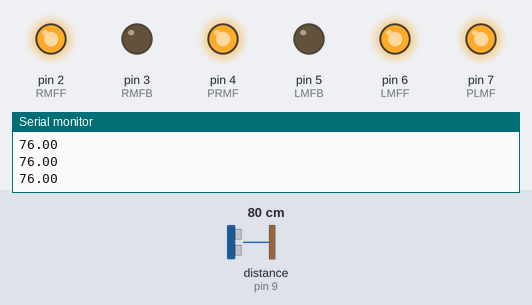
The sketch below on a simulated Arduino Uno, built with avr-gcc and run on an emulated ATmega328P. Shown: output pins drawn as LEDs (lit = HIGH), the last lines printed to the serial monitor. Wiring (inferred from the names in the program): ultrasonic range finder: trigger pin 8; echo pin 9. The inputs (shaded band) are chosen by the test bench; at power-on: distance to the obstacle (sensor on pin 9) 80 cm. The echo pulse lasts 58.3 µs per cm; pins used as bus, display or sensor lines are not drawn.

Above: at 1.2 s.
1.3 s: distance to the obstacle (sensor on pin 9) set to 14 cm
2.8 s: distance to the obstacle (sensor on pin 9) set to 11 cm
At 3.6 s:
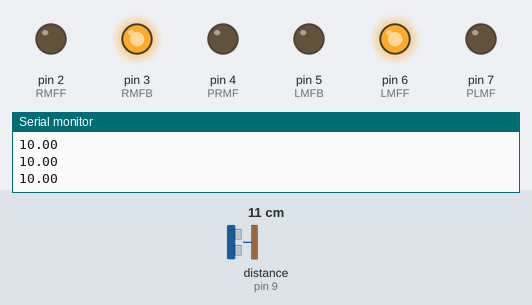
4.4 s: distance to the obstacle (sensor on pin 9) set to 18 cm
At 4.9 s:
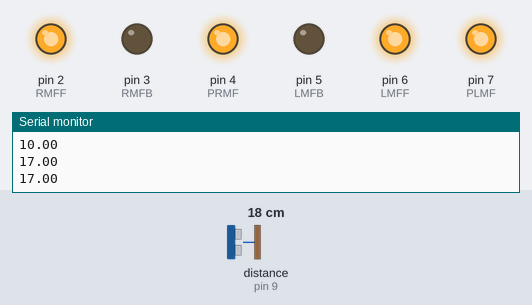
5.9 s: distance to the obstacle (sensor on pin 9) set to 2 cm
At 7.1 s:
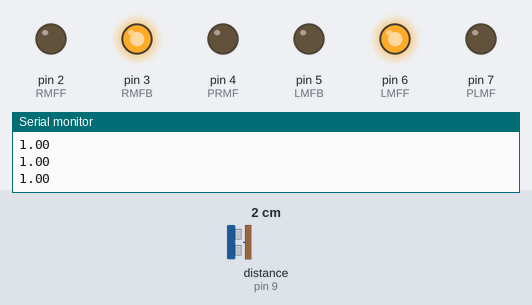
Timing chart, 0 to 8.5 s (numbered marks = the images above; inputs shaded):
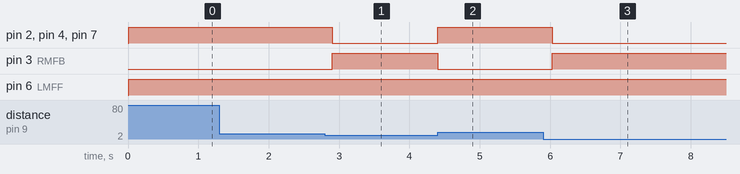

The sketch:

Naani.ino
```cpp
#define trig 8
#define echo1 9
#define echo2 10
#define echo3 11
#define echo4 12
long duration;
int distance;
#define PLMF 7 //left enable
#define LMFF 6   // front left motor, HIGH to move forward
#define LMFB 5   // front left motor, HIGH to move backward
#define PRMF 4  //right enable
#define RMFB 3    // front right motor, HIGH to move forward
#define RMFF 2    // front right motor, HIGH to move backward
void setup()
{
  Serial.begin(9600);
  pinMode(trig,OUTPUT);
  pinMode(echo1,INPUT);
  pinMode(PLMF, OUTPUT); //enable
  pinMode(PRMF, OUTPUT); //enable
  pinMode(LMFF, OUTPUT);
  pinMode(LMFB, OUTPUT);
  pinMode(RMFF, OUTPUT);
  pinMode(RMFB, OUTPUT);

}

void loop()
{
  Serial.println(getDistance());
  while(getDistance() < 12)
  {
    Serial.println(getDistance());
    //stopMoving();
    //delay(1000);
    turnRight(100);
  }
  moveForward(200);
  delay(100);
}

void moveForward(int pwm)
{
  analogWrite(PLMF, pwm);
  digitalWrite(LMFF, HIGH);
  digitalWrite(LMFB, LOW);
  analogWrite(PRMF, pwm);
  digitalWrite(RMFF, HIGH);
  digitalWrite(RMFB, LOW);
  delay(100);
}

void stopMoving()
{
  analogWrite(PLMF, 0);
  digitalWrite(LMFF, LOW);
  digitalWrite(LMFB, LOW);
  analogWrite(PRMF, 0);
  digitalWrite(RMFF, LOW);
  digitalWrite(RMFB, LOW);
  delay(100);
}
void turnRight(int pwm)
{
  analogWrite(PLMF, pwm);
  digitalWrite(LMFF, HIGH);
  digitalWrite(LMFB, LOW);
  analogWrite(PRMF, pwm);
  digitalWrite(RMFF, LOW);
  digitalWrite(RMFB, HIGH);
}

void turnLeft(int pwm)
{
  analogWrite(PLMF, pwm);
  digitalWrite(LMFF, LOW);
  digitalWrite(LMFB, HIGH);
  analogWrite(PRMF, pwm);
  digitalWrite(RMFF, HIGH);
  digitalWrite(RMFB, LOW);
}
void reverse(int pwm)
{
  analogWrite(PLMF, pwm);
  digitalWrite(LMFF, LOW);
  digitalWrite(LMFB, HIGH);
  analogWrite(PRMF, pwm);
  digitalWrite(RMFF, LOW);
  digitalWrite(RMFB, HIGH);
}
float getDistance()
{
  digitalWrite(trig,LOW);
  delayMicroseconds(2);
  digitalWrite(trig,HIGH);
  delayMicroseconds(10);
  digitalWrite(trig,LOW);
  duration = pulseIn(echo1,HIGH);
  distance = (duration*(0.033))/2;
  return distance;
}
```

Measured:
- the behaviour switches between 13 and 12 cm on distance to the obstacle (sensor on pin 9) (found by bisection; images 0 and 1)
- after the input at 2.8 s, pin 2 (RMFF), pin 4 (PRMF), pin 7 (PLMF): HIGH → LOW after 0.10 s; pin 3 (RMFB): LOW → HIGH after 0.10 s
- after the input at 4.4 s, pin 2 (RMFF), pin 4 (PRMF), pin 7 (PLMF): LOW → HIGH at once; pin 3 (RMFB): HIGH → LOW at once
- after the input at 5.9 s, pin 2 (RMFF), pin 4 (PRMF), pin 7 (PLMF): HIGH → LOW after 0.13 s; pin 3 (RMFB): LOW → HIGH after 0.13 s
